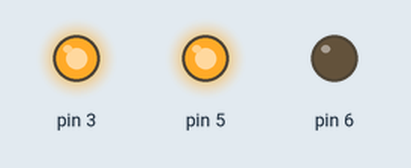
Simulated run of this sketch. Board: Arduino Uno, built with avr-gcc and run on an emulated ATmega328P. Parts: output pins drawn as LEDs (lit = HIGH).

Above: at 2.5 s.
At 7.5 s:
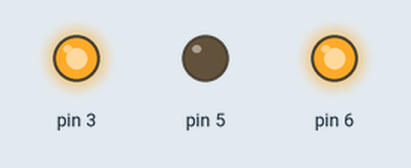
Timing chart, 0 to 13.0 s (numbered marks = the images above):
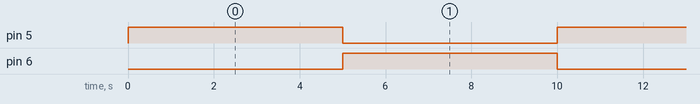

The sketch:

forward-reverse.ino
```cpp
#include<arduino.h>

void setup()
{
    pinMode(3, OUTPUT);
    pinMode(5, OUTPUT);
    pinMode(6, OUTPUT);
    digitalWrite(3,HIGH);
}

void loop()
{
    digitalWrite(5, HIGH);
    digitalWrite(6, LOW);
    delay(5000);


    digitalWrite(6, HIGH);
    digitalWrite(5, LOW);
    delay(5000);
}
```

Measured:
- by itself, pin 5, pin 6: alternates HIGH for 5.0 s and LOW for 5.0 s
